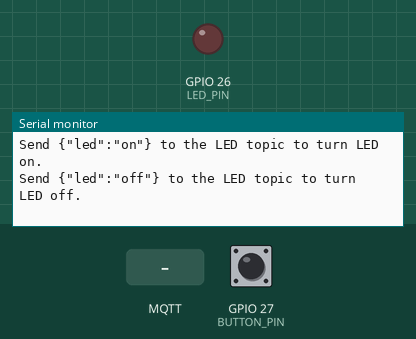
The sketch below on a simulated ESP32. Parts: output pins drawn as LEDs (lit = HIGH), the last lines printed to the serial monitor. The inputs (shaded band) are chosen by the test bench; at power-on: GPIO 27 (BUTTON_PIN) LOW (analog values on the 0–4095 scale). WiFi joins after 1.5 s; servers stay silent unless stated; random numbers use the default seed unless the sketch sets one; no MQTT or app messages arrive unless stated.

Above: at 2.7 s.
2.8 s: GPIO 27 (BUTTON_PIN) pulled HIGH for 0.15 s
At 3.2 s:
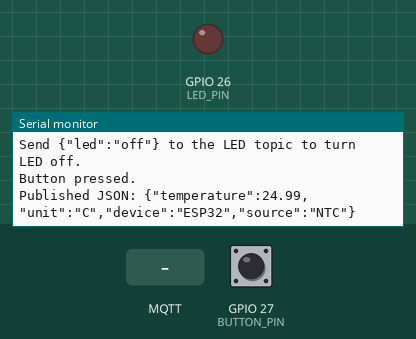
4.4 s: MQTT message "on" arrives on the first subscribed topic
At 5.6 s:
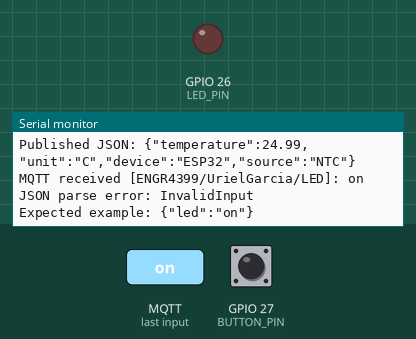
5.9 s: MQTT message "off" arrives on the first subscribed topic
At 6.9 s:
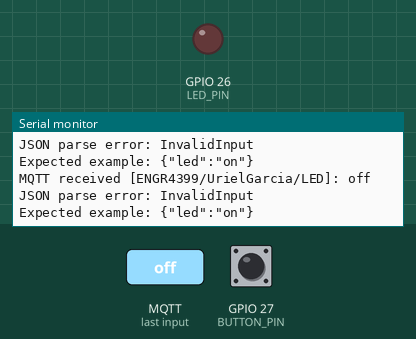
7.4 s: MQTT message "1" arrives on the first subscribed topic
At 8.0 s:
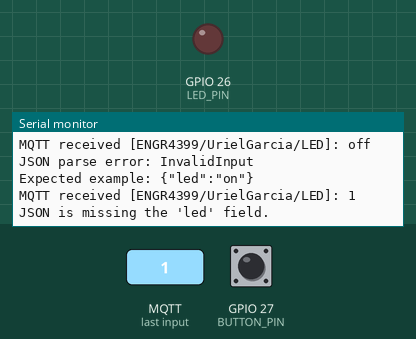

Measured:
- after the input at 2.8 s, the serial monitor: prints a new line at once (image 1)
- after the input at 4.4 s, the serial monitor: prints a new line at once (image 2)
- after the input at 5.9 s, the serial monitor: prints a new line at once (image 3)
- after the input at 7.4 s, the serial monitor: prints a new line at once (image 4)

The sketch:

sketch.ino
```cpp
#include <WiFi.h>
#include <PubSubClient.h>
#include <ArduinoJson.h>
#include <math.h>

// --------------------
// WiFi (required for Wokwi)
// --------------------
const char* WIFI_SSID = "Wokwi-GUEST";
const char* WIFI_PASSWORD = "";

// --------------------
// MQTT
// --------------------
const char* MQTT_SERVER = "broker.hivemq.com";
const int MQTT_PORT = 1883;

// Use unique topics so other students/users on the public broker
// are less likely to interfere with the simulation.
const char* LED_TOPIC  = "ENGR4399/UrielGarcia/LED";
const char* TEMP_TOPIC = "ENGR4399/UrielGarcia/TEMP";

// --------------------
// ESP32 pins
// --------------------
const int THERMISTOR_PIN = 34;  // ADC1 pin - works while WiFi is active
const int BUTTON_PIN = 27;
const int LED_PIN = 26;

// Wokwi NTC sensor defaults
const float BETA = 3950.0;

WiFiClient wifiClient;
PubSubClient mqttClient(wifiClient);

bool lastButtonState = LOW;
unsigned long lastReconnectAttempt = 0;

void connectWiFi() {
  Serial.print("Connecting to WiFi: ");
  Serial.println(WIFI_SSID);

  WiFi.mode(WIFI_STA);
  WiFi.begin(WIFI_SSID, WIFI_PASSWORD);

  while (WiFi.status() != WL_CONNECTED) {
    delay(250);
    Serial.print(".");
  }

  Serial.println();
  Serial.println("WiFi connected!");
  Serial.print("IP address: ");
  Serial.println(WiFi.localIP());
}

float readTemperatureC() {
  int analogValue = analogRead(THERMISTOR_PIN);

  // Wokwi NTC module: 10k NTC + 10k resistor.
  // ESP32 ADC is 12-bit: 0..4095.
  if (analogValue <= 0 || analogValue >= 4095) {
    return NAN;
  }

  float celsius =
      1.0 / (log(1.0 / (4095.0 / analogValue - 1.0)) / BETA
      + 1.0 / 298.15) - 273.15;

  return celsius;
}

void mqttCallback(char* topic, byte* payload, unsigned int length) {
  String message;
  for (unsigned int i = 0; i < length; i++) {
    message += (char)payload[i];
  }

  Serial.print("MQTT received [");
  Serial.print(topic);
  Serial.print("]: ");
  Serial.println(message);

  // Assignment requirement: demonstrate JSON parsing.
  JsonDocument doc;
  DeserializationError error = deserializeJson(doc, message);

  if (error) {
    Serial.print("JSON parse error: ");
    Serial.println(error.c_str());
    Serial.println("Expected example: {\"led\":\"on\"}");
    return;
  }

  if (String(topic) == LED_TOPIC) {
    const char* state = doc["led"];

    if (state == nullptr) {
      Serial.println("JSON is missing the 'led' field.");
      return;
    }

    if (strcmp(state, "on") == 0) {
      digitalWrite(LED_PIN, HIGH);
      Serial.println("LED ON");
    } else if (strcmp(state, "off") == 0) {
      digitalWrite(LED_PIN, LOW);
      Serial.println("LED OFF");
    } else {
      Serial.println("LED value must be 'on' or 'off'.");
    }
  }
}

bool connectMQTT() {
  Serial.print("Connecting to MQTT broker... ");

  String clientId = "ENGR4399-Uriel-ESP32-";
  clientId += String(random(0xffff), HEX);

  if (mqttClient.connect(clientId.c_str())) {
    Serial.println("connected!");
    mqttClient.subscribe(LED_TOPIC);

    Serial.print("Subscribed to: ");
    Serial.println(LED_TOPIC);
    Serial.print("Temperature publishes to: ");
    Serial.println(TEMP_TOPIC);
    return true;
  }

  Serial.print("failed, state=");
  Serial.println(mqttClient.state());
  return false;
}

void publishTemperature() {
  float temperatureC = readTemperatureC();

  if (isnan(temperatureC)) {
    Serial.println("Temperature reading failed.");
    return;
  }

  // Assignment requirement: demonstrate JSON construction.
  JsonDocument doc;
  doc["temperature"] = round(temperatureC * 100.0) / 100.0;
  doc["unit"] = "C";
  doc["device"] = "ESP32";
  doc["source"] = "NTC";

  char jsonBuffer[160];
  serializeJson(doc, jsonBuffer, sizeof(jsonBuffer));

  bool ok = mqttClient.publish(TEMP_TOPIC, jsonBuffer);

  Serial.print(ok ? "Published JSON: " : "Publish failed: ");
  Serial.println(jsonBuffer);
}

void setup() {
  Serial.begin(115200);

  pinMode(LED_PIN, OUTPUT);
  pinMode(BUTTON_PIN, INPUT_PULLDOWN);
  digitalWrite(LED_PIN, LOW);

  analogReadResolution(12);

  randomSeed(micros());

  connectWiFi();

  mqttClient.setServer(MQTT_SERVER, MQTT_PORT);
  mqttClient.setCallback(mqttCallback);
  mqttClient.setBufferSize(512);

  connectMQTT();

  Serial.println();
  Serial.println("=== ENGR 4399 MQTT Simulation Ready ===");
  Serial.println("Press the green button to publish temperature JSON.");
  Serial.println("Send {\"led\":\"on\"} to the LED topic to turn LED on.");
  Serial.println("Send {\"led\":\"off\"} to the LED topic to turn LED off.");
  Serial.println();
}

void loop() {
  if (WiFi.status() != WL_CONNECTED) {
    connectWiFi();
  }

  if (!mqttClient.connected()) {
    unsigned long now = millis();
    if (now - lastReconnectAttempt >= 3000) {
      lastReconnectAttempt = now;
      connectMQTT();
    }
  } else {
    mqttClient.loop();
  }

  bool buttonState = digitalRead(BUTTON_PIN);

  // Publish once on each button press
  if (buttonState == HIGH && lastButtonState == LOW) {
    delay(30); // simple debounce
    if (digitalRead(BUTTON_PIN) == HIGH) {
      Serial.println("Button pressed.");
      publishTemperature();
    }
  }

  lastButtonState = buttonState;
  delay(10);
}
```
